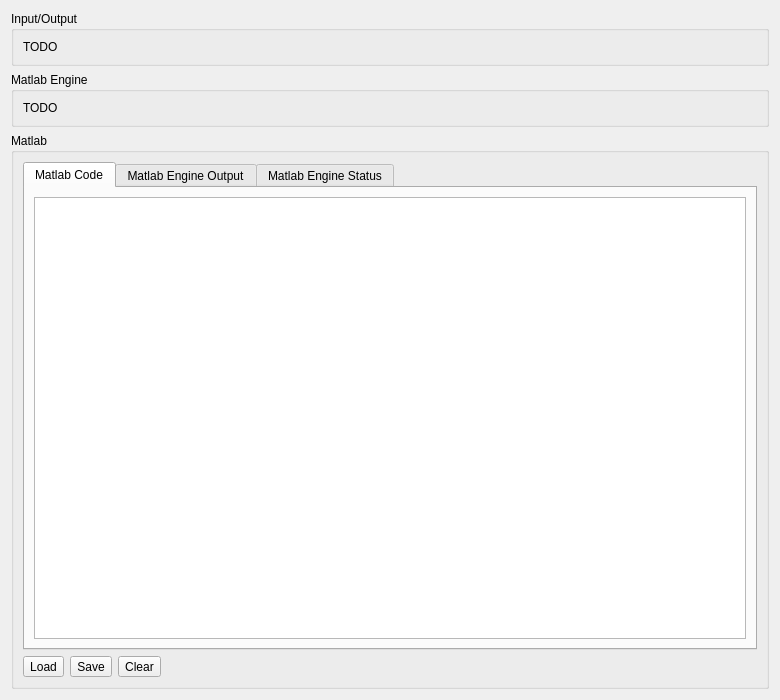
<?xml version="1.0" encoding="UTF-8"?>
<ui version="4.0">
 <class>InterfaceWithMatlab</class>
 <widget class="QDialog" name="InterfaceWithMatlab">
  <property name="geometry">
   <rect>
    <x>0</x>
    <y>0</y>
    <width>780</width>
    <height>700</height>
   </rect>
  </property>
  <property name="minimumSize">
   <size>
    <width>780</width>
    <height>700</height>
   </size>
  </property>
  <property name="windowTitle">
   <string>Dialog</string>
  </property>
  <layout class="QVBoxLayout" name="verticalLayout_2">
   <item>
    <widget class="QGroupBox" name="groupBox">
     <property name="title">
      <string>Input/Output</string>
     </property>
     <layout class="QHBoxLayout" name="horizontalLayout_3">
      <item>
       <widget class="QLabel" name="label">
        <property name="text">
         <string>TODO</string>
        </property>
       </widget>
      </item>
     </layout>
    </widget>
   </item>
   <item>
    <widget class="QGroupBox" name="groupBox_2">
     <property name="title">
      <string>Matlab Engine</string>
     </property>
     <layout class="QHBoxLayout" name="horizontalLayout_2">
      <item>
       <widget class="QLabel" name="label_2">
        <property name="text">
         <string>TODO</string>
        </property>
       </widget>
      </item>
     </layout>
    </widget>
   </item>
   <item>
    <widget class="QGroupBox" name="groupBox_3">
     <property name="title">
      <string>Matlab</string>
     </property>
     <layout class="QVBoxLayout" name="verticalLayout">
      <item>
       <widget class="QTabWidget" name="matlabEngineTabWidget_">
        <property name="tabPosition">
         <enum>QTabWidget::North</enum>
        </property>
        <property name="currentIndex">
         <number>0</number>
        </property>
        <widget class="QWidget" name="tab">
         <attribute name="title">
          <string>Matlab Code</string>
         </attribute>
         <layout class="QHBoxLayout" name="horizontalLayout">
          <item>
           <widget class="QTextEdit" name="matlabCodeTextEdit_"/>
          </item>
         </layout>
        </widget>
        <widget class="QWidget" name="tab_2">
         <attribute name="title">
          <string>Matlab Engine Output</string>
         </attribute>
         <layout class="QHBoxLayout" name="horizontalLayout_4">
          <item>
           <widget class="QTextEdit" name="textEdit"/>
          </item>
         </layout>
        </widget>
        <widget class="QWidget" name="tab_3">
         <attribute name="title">
          <string>Matlab Engine Status</string>
         </attribute>
         <layout class="QHBoxLayout" name="horizontalLayout_5">
          <item>
           <widget class="QTextEdit" name="textEdit_2"/>
          </item>
         </layout>
        </widget>
       </widget>
      </item>
      <item>
       <layout class="QGridLayout" name="gridLayout">
        <item row="0" column="0">
         <widget class="QToolButton" name="toolButton">
          <property name="text">
           <string>Load</string>
          </property>
         </widget>
        </item>
        <item row="0" column="1">
         <widget class="QToolButton" name="toolButton_2">
          <property name="text">
           <string>Save</string>
          </property>
         </widget>
        </item>
        <item row="0" column="2">
         <widget class="QToolButton" name="toolButton_3">
          <property name="text">
           <string>Clear</string>
          </property>
         </widget>
        </item>
        <item row="0" column="3">
         <spacer name="horizontalSpacer">
          <property name="orientation">
           <enum>Qt::Horizontal</enum>
          </property>
          <property name="sizeHint" stdset="0">
           <size>
            <width>40</width>
            <height>20</height>
           </size>
          </property>
         </spacer>
        </item>
       </layout>
      </item>
     </layout>
    </widget>
   </item>
  </layout>
 </widget>
 <resources/>
 <connections/>
</ui>
